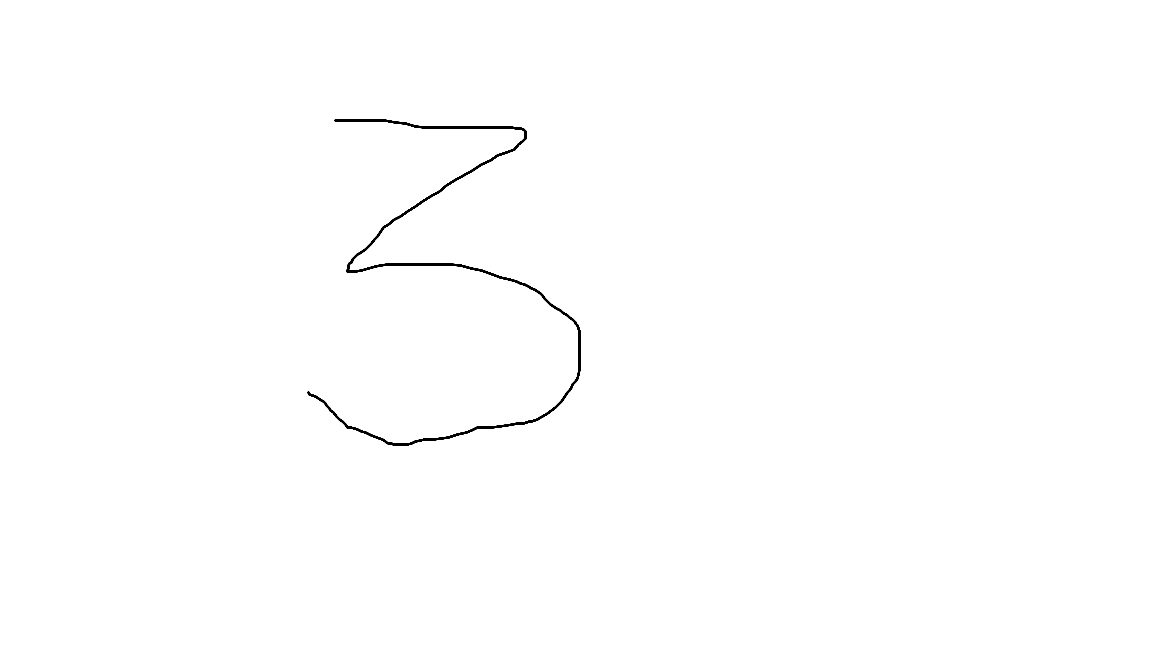
#> input picture data/MNIST/my_digits/test_3.png, 1152 x 648 px
$ python -i explore_data.py   (imports and definitions only)
#> lines starting #> are read from the running program, lines starting #| are printed output that depends on the picture

# ==========================================
# PROJECT 01: HANDWRITTEN DIGIT RECOGNITION
# EXPLORING MNIST AND PERSONAL HANDWRITING
# ==========================================


# 1. IMPORT REQUIRED LIBRARIES

from pathlib import Path

import matplotlib.pyplot as plt
import numpy as np

from torchvision import datasets, transforms

from PIL import (
    Image,
    ImageOps,
    ImageStat,
    ImageFilter,
    ImageEnhance
)


# 2. LOCATE THE DATASET AND CUSTOM IMAGE

BASE_DIR = Path(__file__).resolve().parent.parent

DATA_DIR = BASE_DIR / "data"

CUSTOM_IMAGE = DATA_DIR / "MNIST" / "my_digits" / "test_3.png"


# [5 lines not run here, left out]


# 3. LOAD MNIST TRAINING DATASET

# [10 lines that did not run here, left out]


# 4. COLLECT FIVE EXAMPLES OF DIGITS 3 AND 5

digit_3_images = []

digit_5_images = []


# [13 lines not run here, left out]


# 5. PREPROCESS YOUR HANDWRITTEN DIGIT

def preprocess_custom_digit(image_path):

    image = Image.open(image_path).convert("L")

    # Invert white background
    if ImageStat.Stat(image).mean[0] > 127:

        image = ImageOps.invert(image)
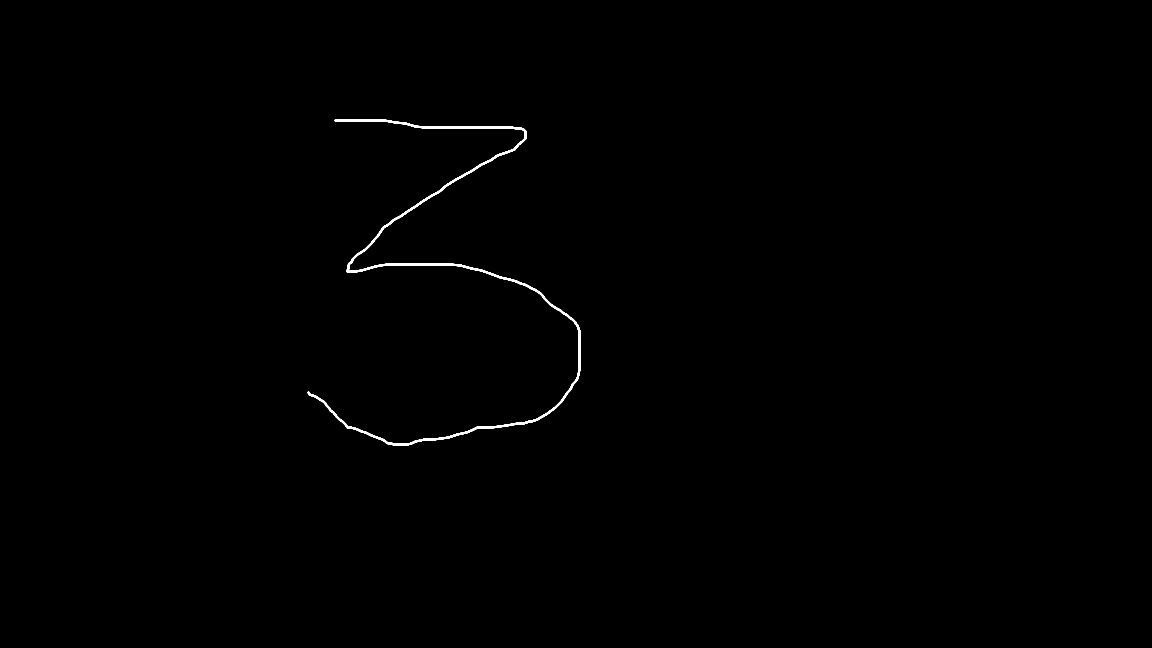
#> image: PIL image 1152x648 L; min 0, max 255, mean 1

    # Crop around the digit
    bounding_box = image.getbbox()
#> bounding_box = (307, 119, 581, 446)

    if bounding_box is None:

        raise ValueError("No handwritten digit found!")

    image = image.crop(bounding_box)
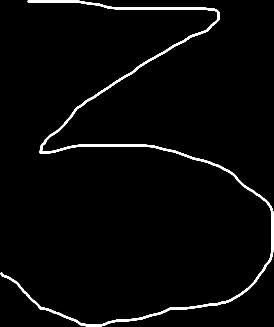
#> image: PIL image 274x327 L; min 0, max 255, mean 8.2

    # Resize while preserving proportions
    image.thumbnail((20, 20), Image.Resampling.LANCZOS)
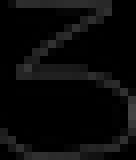
#> image: PIL image 17x20 L (shown 8 times larger); min 0, max 67, mean 9.5

    # Place on black 28 x 28 canvas
    canvas = Image.new("L", (28, 28), 0)
#> canvas: PIL image 28x28 L; every value is 0

    x = (28 - image.width) // 2
#> x = 5

    y = (28 - image.height) // 2
#> y = 4

    canvas.paste(image, (x, y))
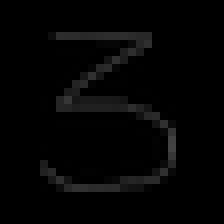
#> canvas: PIL image 28x28 L (shown 8 times larger); min 0, max 67, mean 4.1

    # Apply stroke thickening
    canvas = canvas.filter(ImageFilter.MaxFilter(3))
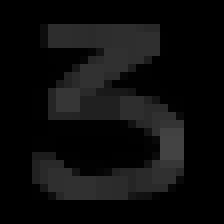
#> canvas: PIL image 28x28 L (shown 8 times larger); min 0, max 67, mean 13

    # Calculate centre of mass
    pixels = np.array(canvas, dtype=np.float32)
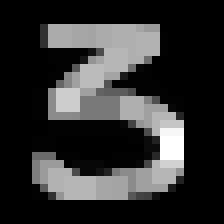
#> pixels: shape (28, 28) float32 (shown 8 times larger); min 0, max 67, mean 13; drawn with min black and max white

    total_mass = pixels.sum()
#> total_mass = 10172

    if total_mass == 0:

        raise ValueError("Image contains no visible digit!")

    y_coordinates, x_coordinates = np.indices(pixels.shape)

    center_x = (pixels * x_coordinates).sum() / total_mass
#> center_x = 13.54

    center_y = (pixels * y_coordinates).sum() / total_mass
#> center_y = 13.59

    shift_x = 13.5 - center_x
#> shift_x = -0.0424

    shift_y = 13.5 - center_y
#> shift_y = -0.0868

    # Align the digit
    canvas = canvas.transform(

        (28, 28),

        Image.Transform.AFFINE,

        (1, 0, -shift_x, 0, 1, -shift_y),

        resample=Image.Resampling.BICUBIC,

        fillcolor=0
    )

    # Apply the same brightness enhancement as the CNN
    enhancer = ImageEnhance.Brightness(canvas)

    canvas = enhancer.enhance(3.0)
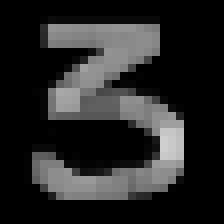
#> canvas: PIL image 28x28 L (shown 8 times larger); min 0, max 207, mean 38.7

    canvas = canvas.point(lambda p: min(255, p))

    return canvas


# 6. PROCESS YOUR HANDWRITTEN DIGIT 3

custom_image = preprocess_custom_digit(CUSTOM_IMAGE)


# 7. DISPLAY THE COMPARISON

fig, axes = plt.subplots(3, 5, figsize=(12, 7))


# First row: MNIST digit 3

# [69 lines not run here, left out]

>>> result = preprocess_custom_digit('../data/MNIST/my_digits/test_3.png')
